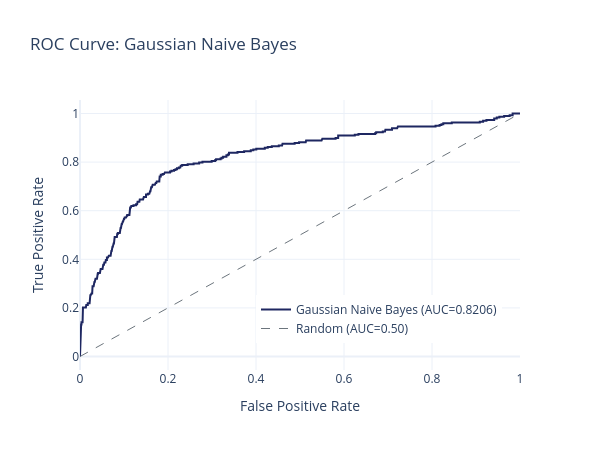
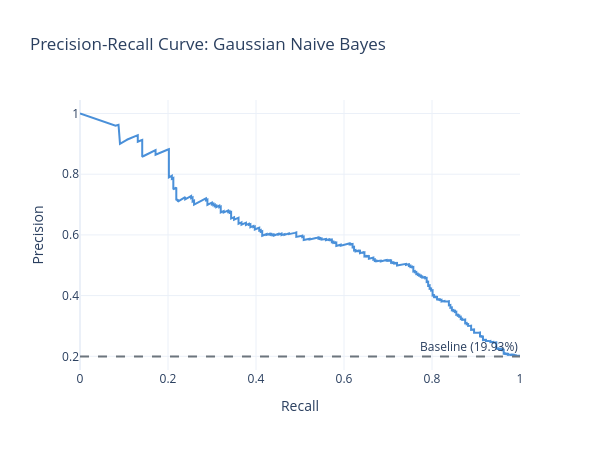
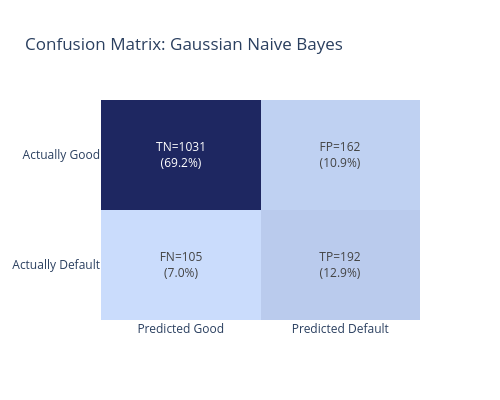
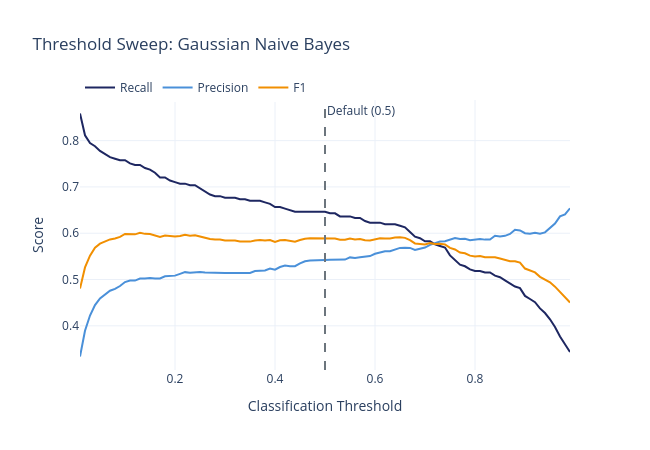

These figures' notebook cell, in order:
### Markdown cell above
---
## 9. Diagnostic Charts

### Code cell
charts = save_all_universal_charts(y_test, y_pred, y_score, MODEL_NAME, MODEL_SLUG)
for name, fig in charts.items():
    fig.show()
